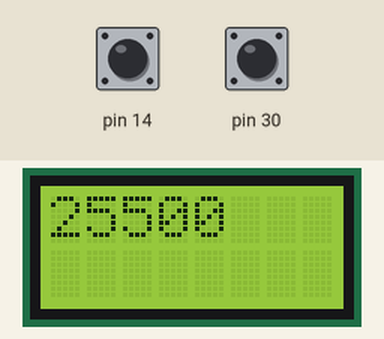
This sketch was run on a simulated Arduino Leonardo, built with avr-gcc and run on an emulated ATmega32U4. Parts: 8×2 character LCD. The inputs (shaded band) are chosen by the test bench; at power-on: pin 14 HIGH, pin 30 HIGH. EEPROM starts erased.

Above: at 0.89 s.
1.3 s: pin 14 pulled LOW for 0.15 s
At 1.55 s:
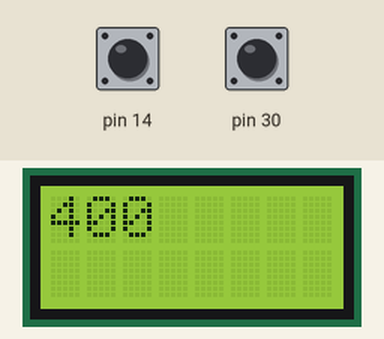
2.0 s: pin 14 pulled LOW for 1 s
At 2.21 s:
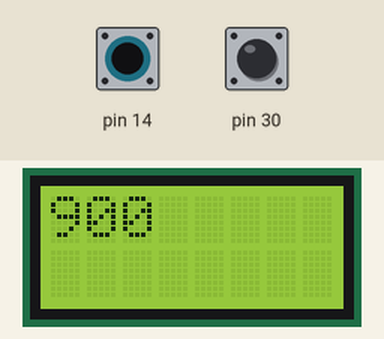
Timing chart, 0 to 5.0 s (numbered marks = the images above; inputs shaded):
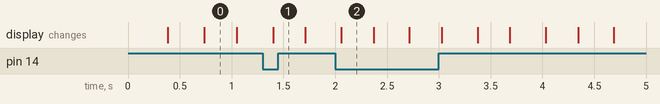

The sketch:

EEPROM_account_balance.ino
```cpp
#include <EEPROM.h> //Including EEPROM library
#include <Zumo32U4.h> //Including Zumo library

Zumo32U4Motors motors;
Zumo32U4ButtonA buttonA;
Zumo32U4ButtonB buttonB;
Zumo32U4LCD lcd;
Zumo32U4LineSensors linesensor;

int account_balance = EEPROM.read(0);
//Making account balance variable


const int money_deposit = 5; // Fixed amount of money to deposit (when e.g pushing button)


void setup() {
  lcd.init();
  lcd.clear();
  lcd.gotoXY(0,0);
}

void loop() {

  if ( buttonA.getSingleDebouncedPress()){
  account_balance += money_deposit;
  }
  if ( buttonB.getSingleDebouncedPress()){
  account_balance -= money_deposit;
  }

  EEPROM.write(0,account_balance); // Write account balance to EEPROM
  lcd.print(EEPROM.read(0)*100);
  delay(20);
  lcd.clear();
  lcd.gotoXY(0,0);

}
```

Measured:
- after the input at 1.3 s, the display: changes after 0.10 s (image 1)
- after the input at 2.0 s, the display: changes after 0.06 s (image 2)
